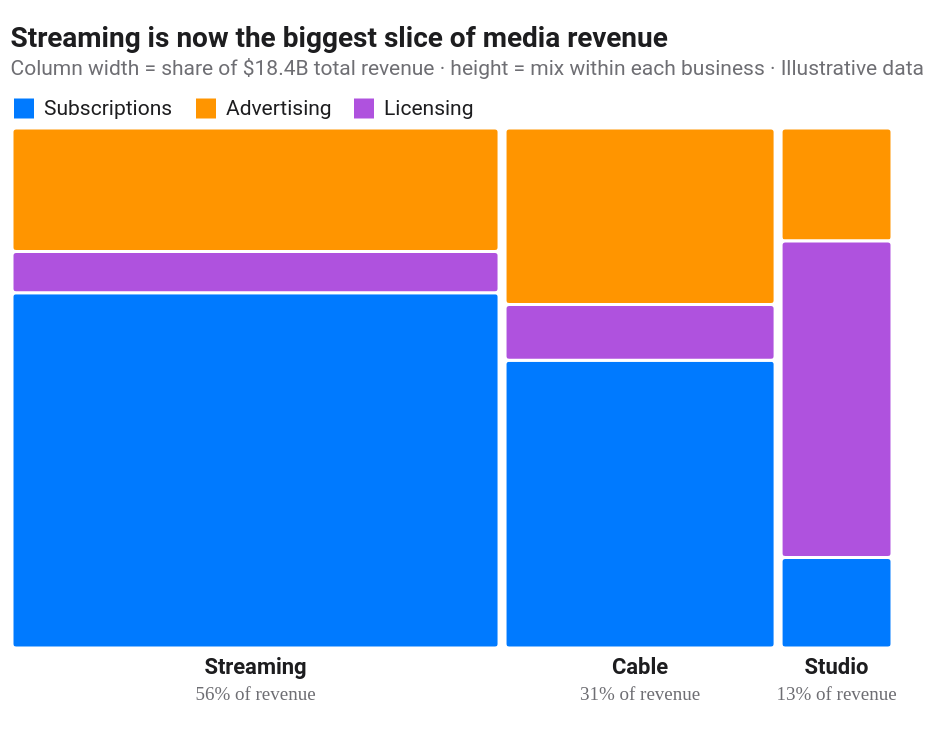

Describe this chart as a Vega-Lite specification.
### Vega specification from a JSON file in a GitHub repository (floating-point values rounded to 4 significant figures)
{"$schema": "https://vega.github.io/schema/vega/v5.json", "width": 440, "height": 260, "padding": {"top": 64, "left": 6, "right": 30, "bottom": 44}, "autosize": "none", "background": "#FFFFFF", "config": {"font": "Roboto", "text": {"font": "Roboto"}, "range": {"category": ["#007AFF", "#FF9500", "#AF52DE"]}}, "title": {"text": "Streaming is now the biggest slice of media revenue", "subtitle": ["Column width = share of $18.4B total revenue · height = mix within each business · Illustrative data"], "anchor": "start", "font": "Roboto", "fontSize": 14, "color": "#1D1D1F", "subtitleFont": "Roboto", "subtitleFontSize": 10.5, "subtitleColor": "#6E6E73", "offset": 8}, "signals": [{"name": "gap", "value": 3}], "data": [{"name": "raw", "values": [{"segment": "Streaming", "source": "Subscriptions", "value": 6.9}, {"segment": "Streaming", "source": "Advertising", "value": 2.4}, {"segment": "Streaming", "source": "Licensing", "value": 0.8}, {"segment": "Cable", "source": "Subscriptions", "value": 3.1}, {"segment": "Cable", "source": "Advertising", "value": 1.9}, {"segment": "Cable", "source": "Licensing", "value": 0.6}, {"segment": "Studio", "source": "Subscriptions", "value": 0.4}, {"segment": "Studio", "source": "Advertising", "value": 0.5}, {"segment": "Studio", "source": "Licensing", "value": 1.4}]}, {"name": "segTotals", "source": "raw", "transform": [{"type": "aggregate", "groupby": ["segment"], "fields": ["value"], "ops": ["sum"], "as": ["segTotal"]}, {"type": "stack", "field": "segTotal", "as": ["colStart", "colEnd"], "sort": {"field": "segTotal", "order": "descending"}}, {"type": "collect", "sort": {"field": "colStart"}}, {"type": "window", "ops": ["row_number"], "as": ["colIndex"]}, {"type": "formula", "as": "grandTotal", "expr": "3.5"}]}, {"name": "grand", "source": "raw", "transform": [{"type": "aggregate", "fields": ["value"], "ops": ["sum"], "as": ["gt"]}]}, {"name": "cells", "source": "raw", "transform": [{"type": "lookup", "from": "segTotals", "key": "segment", "fields": ["segment"], "values": ["segTotal", "colStart", "colEnd", "colIndex"]}, {"type": "stack", "groupby": ["segment"], "field": "value", "as": ["rowStart", "rowEnd"], "sort": {"field": "source", "order": "descending"}}, {"type": "formula", "as": "gtot", "expr": "data('grand')[0].gt"}, {"type": "formula", "as": "colPad", "expr": "(datum.colIndex - 1) * gap"}, {"type": "formula", "as": "px0", "expr": "scale('x', datum.colStart) + datum.colPad"}, {"type": "formula", "as": "px1", "expr": "scale('x', datum.colEnd) + datum.colPad"}, {"type": "formula", "as": "py0", "expr": "scale('y', datum.rowStart / datum.segTotal)"}, {"type": "formula", "as": "py1", "expr": "scale('y', datum.rowEnd / datum.segTotal)"}, {"type": "formula", "as": "cx", "expr": "0.5 * (datum.px0 + datum.px1)"}, {"type": "formula", "as": "cy", "expr": "0.5 * (datum.py0 + datum.py1)"}, {"type": "formula", "as": "cellW", "expr": "datum.px1 - datum.px0"}, {"type": "formula", "as": "cellH", "expr": "datum.py1 - datum.py0"}, {"type": "formula", "as": "pct", "expr": "round(100 * datum.value / datum.segTotal)"}]}, {"name": "colLabels", "source": "cells", "transform": [{"type": "aggregate", "groupby": ["segment", "colIndex"], "fields": ["px0", "px1", "segTotal"], "ops": ["min", "max", "max"], "as": ["lx0", "lx1", "segTotal"]}, {"type": "formula", "as": "lcx", "expr": "0.5 * (datum.lx0 + datum.lx1)"}, {"type": "formula", "as": "share", "expr": "round(100 * datum.segTotal / data('grand')[0].gt)"}]}], "scales": [{"name": "x", "type": "linear", "range": {"signal": "[0, width - 2*gap]"}, "domain": {"data": "grand", "field": "gt"}, "domainMin": 0, "zero": true}, {"name": "y", "type": "linear", "range": "height", "domain": [0, 1], "zero": true}, {"name": "color", "type": "ordinal", "domain": ["Subscriptions", "Advertising", "Licensing"], "range": ["#007AFF", "#FF9500", "#AF52DE"]}], "marks": [{"type": "rect", "from": {"data": "cells"}, "encode": {"enter": {"fill": {"scale": "color", "field": "source"}, "stroke": {"value": "#FFFFFF"}, "strokeWidth": {"value": 1.5}, "cornerRadius": {"value": 2}}, "update": {"x": {"field": "px0"}, "x2": {"field": "px1"}, "y": {"field": "py0"}, "y2": {"field": "py1"}}}}, {"type": "text", "from": {"data": "cells"}, "encode": {"enter": {"font": {"value": "Roboto"}, "fill": {"value": "#FFFFFF"}, "fontSize": {"value": 10}, "fontWeight": {"value": 600}, "align": {"value": "center"}, "baseline": {"value": "middle"}, "text": {"signal": "datum.pct >= 12 ? datum.pct + '%' : ''"}}, "update": {"x": {"field": "cx"}, "y": {"field": "cy"}, "opacity": {"signal": "datum.cellW > 26 && datum.cellH > 16 ? 1 : 0"}}}}, {"type": "text", "from": {"data": "colLabels"}, "encode": {"enter": {"font": {"value": "Roboto"}, "fill": {"value": "#1D1D1F"}, "fontSize": {"value": 11}, "fontWeight": {"value": 600}, "align": {"value": "center"}, "baseline": {"value": "bottom"}, "text": {"field": "segment"}}, "update": {"x": {"field": "lcx"}, "y": {"signal": "height + 15"}}}}, {"type": "text", "from": {"data": "colLabels"}, "encode": {"enter": {"font": {"value": "Roboto Mono"}, "fill": {"value": "#6E6E73"}, "fontSize": {"value": 9.5}, "align": {"value": "center"}, "baseline": {"value": "bottom"}, "text": {"signal": "datum.share + '% of revenue'"}}, "update": {"x": {"field": "lcx"}, "y": {"signal": "height + 28"}}}}], "legends": [{"fill": "color", "orient": "top", "direction": "horizontal", "title": null, "labelFont": "Roboto", "labelColor": "#1D1D1F", "labelFontSize": 10.5, "symbolType": "square", "offset": 4}]}
